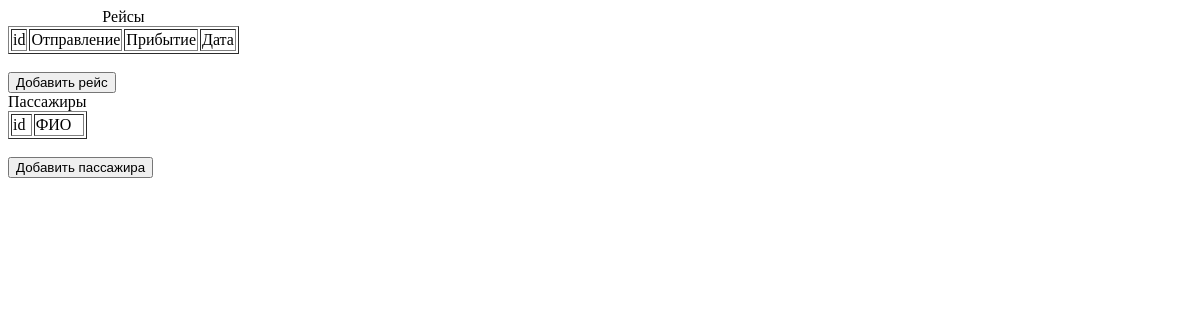
The app's page /, older data.
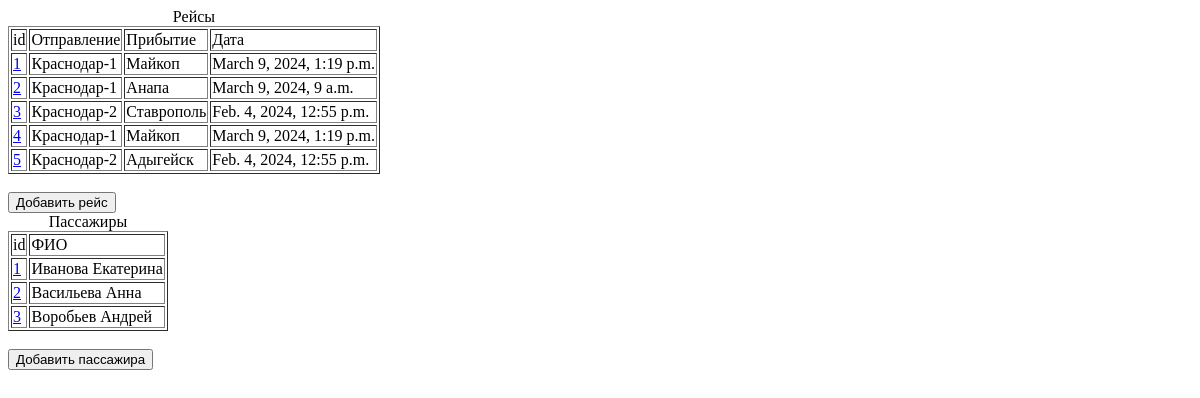
The same page, newer data.
### app/models.py (models this page shows, shortened)
class Route(models.Model):
    departure = models.ForeignKey(BusStation, related_name='routes_as_departure', on_delete = models.CASCADE, verbose_name="Отправление")
    arrival = models.ForeignKey(BusStation, related_name='routes_as_arrival', on_delete = models.CASCADE, verbose_name="Прибытие")
    departure_time = models.DateTimeField(verbose_name="Время отправления")
    arrival_time = models.DateTimeField(verbose_name="Время прибытия")
    price = models.FloatField(verbose_name="Цена")
    passengers = models.ManyToManyField(Passenger, verbose_name="Пассажиры")

class BusStation(models.Model):
    station_name = models.CharField(max_length=30, verbose_name="Станция")
    def __str__(self):
        return str(self.station_name)

class Passenger(models.Model):
    name = models.CharField(max_length=30, verbose_name="Имя")
    date_of_birth = models.DateField(verbose_name="Дата рождения")
    passport = models.CharField(max_length=10, verbose_name="Паспорт")
    phone_number = models.CharField(max_length=20, verbose_name="Номер телефона")

### app/views.py (the view)
# urls.py: path('', views.index, name='index'),
def index(request):
    routes = Route.objects.all()
    passengers = Passenger.objects.all()
    return render(request, 'app/index.html', {'routes': routes, 'passengers': passengers})

### app/templates/app/index.html (shortened to what this page needs)
<html>
    <head>
    </head>
    <body>
     <table  border="1">
         <caption>Рейсы</caption>
      <thead>
          <tr>
            <td>id</td>
            <td>Отправление</td>
              <td>Прибытие</td>
              <td>Дата</td>
          </tr>
      </thead>
      <tbody>
          {% for route in routes %}
            <tr>
              <td><a href="{% url 'route_detail' pk=route.pk %}">{{ route.id }}</a></td>
              <td>{{ route.departure }}</td>
                <td>{{ route.arrival }}</td>
                <td>{{ route.departure_time }}</td>
            </tr>
          {% endfor %}
      </tbody>
      </table><br>
     <form style="display: inline" action="{% url 'route_create'%}" method="get">
        <button>Добавить рейс</button>
      </form>
         <table  border="1">
         <caption>Пассажиры</caption>
      <thead>
          <tr>
            <td>id</td>
            <td>ФИО</td>
          </tr>
      </thead>
      <tbody>
          {% for passenger in passengers %}
            <tr>
              <td><a href="{% url 'passenger_detail' pk=passenger.pk %}">{{ passenger.id }}</a></td>
              <td>{{ passenger.name }}</td>
            </tr>
          {% endfor %}
      </tbody>
      </table><br>
     <form style="display: inline" action="{% url 'passenger_create'%}" method="get">
        <button>Добавить пассажира</button>
     </form>
    </body>
</html>

Row changes from the older to the newer data that the page shows:
added Route: id "1", departure "Краснодар-1", arrival "Майкоп", departure_time "March 9, 2024, 1:19 p.m."
added Route: id "2", departure "Краснодар-1", arrival "Анапа", departure_time "March 9, 2024, 9 a.m."
added Route: id "3", departure "Краснодар-2", arrival "Ставрополь", departure_time "Feb. 4, 2024, 12:55 p.m."
added Route: id "4", departure "Краснодар-1", arrival "Майкоп", departure_time "March 9, 2024, 1:19 p.m."
added Route: id "5", departure "Краснодар-2", arrival "Адыгейск", departure_time "Feb. 4, 2024, 12:55 p.m."
added Passenger: id "1", name "Иванова Екатерина"
added Passenger: id "2", name "Васильева Анна"
added Passenger: id "3", name "Воробьев Андрей"
